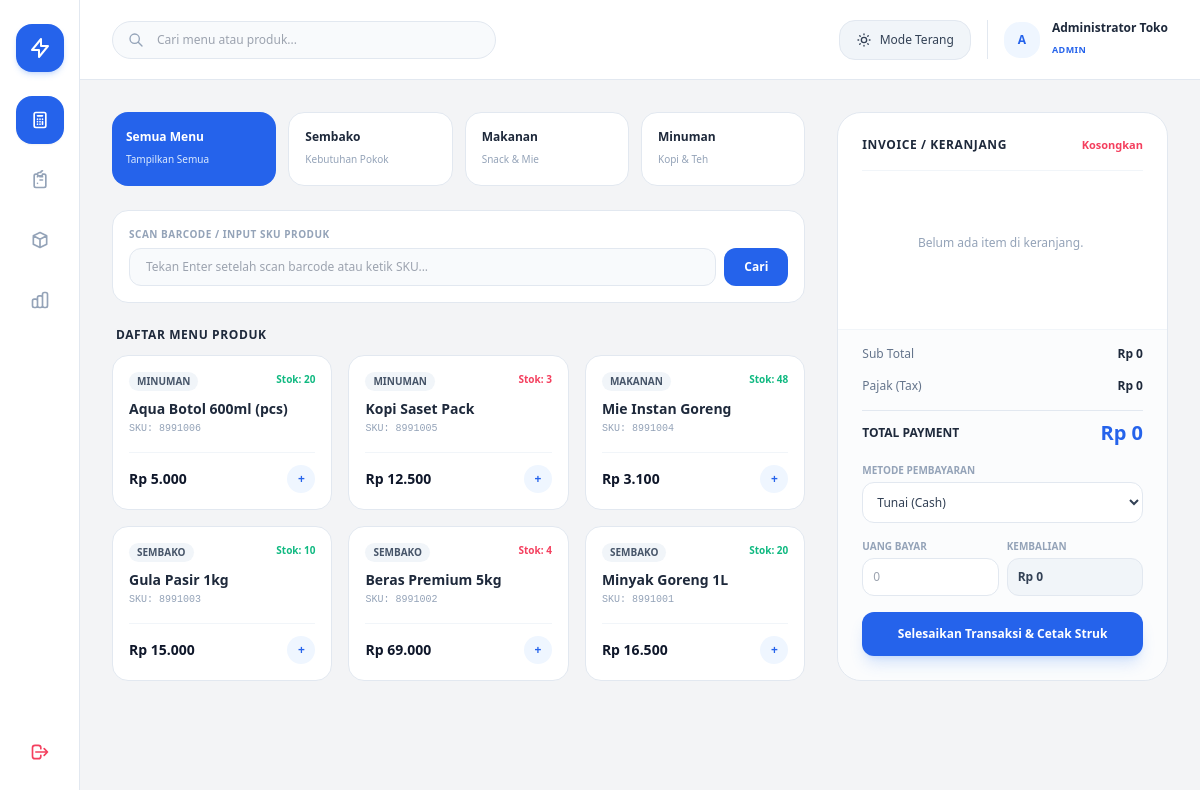
/index.php (signed in), run on the app's committed database.
### tables this page shows
CREATE TABLE `produk` (
  `id` int NOT NULL,
  `nama_produk` varchar(150) NOT NULL,
  `kategori` varchar(50) NOT NULL DEFAULT 'Umum',
  `harga_beli` decimal(12,2) NOT NULL DEFAULT '0.00',
  `harga_jual` decimal(12,2) NOT NULL DEFAULT '0.00',
  `stok` int NOT NULL DEFAULT '0',
  `barcode_sku` varchar(50) NOT NULL,
  `created_at` timestamp NULL DEFAULT CURRENT_TIMESTAMP
);

### koneksi.php (called while the page is built, shortened)
<?php
function rupiah($angka) {
    return "Rp " . number_format($angka, 0, ',', '.');
}
?>

### index.php (the view, shortened to what this page needs)
<?php
require_once 'koneksi.php';
$currentUser = $_SESSION['user'];
$isAdmin = ($currentUser['role'] === 'Admin');
$daftar_produk = $pdo->query("SELECT * FROM produk ORDER BY id DESC")->fetchAll();
?>
<!DOCTYPE html>
<html lang="id">
<head>
    <script src="https://cdn.tailwindcss.com"></script>
</head>
<body class="bg-gray-100 dark:bg-zinc-950 text-slate-700 dark:text-zinc-200 font-sans min-h-screen flex selection:bg-blue-500 selection:text-white">
    <aside class="w-20 bg-white dark:bg-zinc-900 border-r border-slate-200 dark:border-zinc-800 flex flex-col items-center py-6 justify-between shrink-0 no-print shadow-xs">
        <div class="space-y-6 flex flex-col items-center">
            <div class="w-12 h-12 bg-blue-600 rounded-2xl flex items-center justify-center text-white shadow-md shadow-blue-500/20">
                <svg class="w-6 h-6" fill="none" stroke="currentColor" stroke-width="2" viewBox="0 0 24 24"><path stroke-linecap="round" stroke-linejoin="round" d="M13 10V3L4 14h7v7l9-11h-7z"/></svg>
            </div>
            <nav class="space-y-3 flex flex-col items-center">
                <button onclick="switchTab('pos')" id="sidebar-pos" title="Kasir Penjualan" class="w-12 h-12 rounded-2xl flex items-center justify-center transition bg-blue-600 text-white shadow-sm">
                    <svg class="w-5 h-5" fill="none" stroke="currentColor" stroke-width="2" viewBox="0 0 24 24"><path stroke-linecap="round" stroke-linejoin="round" d="M9 7h6m0 10v-3m-3 3h.01M9 17h.01M9 14h.01M12 14h.01M15 11h.01M12 11h.01M9 11h.01M7 21h10a2 2 0 002-2V5a2 2 0 00-2-2H7a2 2 0 00-2 2v14a2 2 0 002 2z"/></svg>
                </button>
                <button onclick="switchTab('history')" id="sidebar-history" title="Riwayat Transaksi" class="w-12 h-12 rounded-2xl flex items-center justify-center text-slate-400 dark:text-zinc-400 hover:bg-slate-100 dark:hover:bg-zinc-800 transition">
                    <svg class="w-5 h-5" fill="none" stroke="currentColor" stroke-width="2" viewBox="0 0 24 24"><path stroke-linecap="round" stroke-linejoin="round" d="M9 5H7a2 2 0 00-2 2v12a2 2 0 002 2h10a2 2 0 002-2V7a2 2 0 00-2-2h-2M9 5a2 2 0 002 2h2a2 2 0 002-2M9 5a2 2 0 012-2h2a2 2 0 012-2m-3 7h3m-3 4h3m-6-4h.01M9 16h.01"/></svg>
                </button>
                <?php if ($isAdmin): ?>
                    <button onclick="switchTab('inventory')" id="sidebar-inventory" title="Kelola Stok" class="w-12 h-12 rounded-2xl flex items-center justify-center text-slate-400 dark:text-zinc-400 hover:bg-slate-100 dark:hover:bg-zinc-800 transition">
                        <svg class="w-5 h-5" fill="none" stroke="currentColor" stroke-width="2" viewBox="0 0 24 24"><path stroke-linecap="round" stroke-linejoin="round" d="M20 7l-8-4-8 4m16 0l-8 4m8-4v10l-8 4m0-10L4 7m8 4v10M4 7v10l8 4"/></svg>
                    </button>
                    <button onclick="switchTab('reports')" id="sidebar-reports" title="Laporan Keuangan" class="w-12 h-12 rounded-2xl flex items-center justify-center text-slate-400 dark:text-zinc-400 hover:bg-slate-100 dark:hover:bg-zinc-800 transition">
                    </button>
                <?php endif; ?>
            </nav>
        </div>
        <div>
            <a href="logout.php" title="Keluar Sistem" class="w-12 h-12 rounded-2xl flex items-center justify-center text-rose-500 hover:bg-rose-50 dark:hover:bg-rose-950/30 transition">
                <svg class="w-5 h-5" fill="none" stroke="currentColor" stroke-width="2" viewBox="0 0 24 24"><path stroke-linecap="round" stroke-linejoin="round" d="M17 16l4-4m0 0l-4-4m4 4H7m6 4v1a3 3 0 01-3 3H6a3 3 0 01-3-3V7a3 3 0 013-3h4a3 3 0 013 3v1"/></svg>
            </a>
        </div>
    </aside>
    <div class="flex-1 flex flex-col min-w-0 no-print">
        <header class="h-20 bg-white dark:bg-zinc-900 border-b border-slate-200 dark:border-zinc-800 px-8 flex justify-between items-center shadow-xs">
            <div class="relative w-96 hidden md:block">
                <span class="absolute inset-y-0 left-0 flex items-center pl-4 text-slate-400 dark:text-zinc-500">
                    <svg class="w-4 h-4" fill="none" stroke="currentColor" stroke-width="2" viewBox="0 0 24 24"><path stroke-linecap="round" stroke-linejoin="round" d="M21 21l-6-6m2-5a7 7 0 11-14 0 7 7 0 0114 0z"/></svg>
                </span>
                <input type="text" id="global-search" placeholder="Cari menu atau produk..." class="w-full pl-11 pr-4 py-2.5 bg-slate-50 dark:bg-zinc-800/60 border border-slate-200 dark:border-zinc-700 rounded-full text-xs font-medium focus:outline-none focus:ring-2 focus:ring-blue-500 dark:text-zinc-100">
            </div>
            <div class="flex items-center gap-4">
                <button onclick="toggleDarkMode()" id="theme-toggle-btn" class="px-4 h-10 rounded-2xl bg-slate-100 dark:bg-zinc-800 border border-slate-200 dark:border-zinc-700 flex items-center gap-2 text-xs font-medium transition hover:scale-105">
                    <span id="theme-text">Mode Terang</span>
                </button>
                <div class="flex items-center gap-3 pl-4 border-l border-slate-200 dark:border-zinc-800">
                    <div class="w-9 h-9 rounded-2xl bg-blue-50 dark:bg-blue-950/40 text-blue-600 dark:text-blue-400 font-bold flex items-center justify-center text-xs shadow-xs">
                        <?= strtoupper(substr($currentUser['nama_lengkap'], 0, 1)) ?>
                    </div>
                    <div class="text-left hidden sm:block">
                        <div class="text-xs font-bold text-slate-800 dark:text-zinc-100 leading-tight"><?= htmlspecialchars($currentUser['nama_lengkap']) ?></div>
                        <span class="text-[9px] font-bold text-blue-600 dark:text-blue-400 uppercase tracking-wider"><?= $currentUser['role'] ?></span>
                    </div>
                </div>
            </div>
        </header>
        <main class="flex-1 p-8 overflow-y-auto">
            <div id="tab-pos" class="tab-content grid grid-cols-1 lg:grid-cols-3 gap-8">
                <div class="lg:col-span-2 space-y-6">
                    <div class="grid grid-cols-2 sm:grid-cols-4 gap-3">
                        <div onclick="filterCategory('All')" class="p-3.5 bg-blue-600 text-white rounded-2xl shadow-xs cursor-pointer flex items-center gap-3 transition">
                            <div>
                                <div class="text-xs font-bold">Semua Menu</div>
                                <span class="text-[10px] text-blue-100">Tampilkan Semua</span>
                            </div>
                        </div>
                        <div onclick="filterCategory('Sembako')" class="p-4 bg-white dark:bg-zinc-900 border border-slate-200 dark:border-zinc-800 rounded-2xl shadow-xs cursor-pointer flex items-center gap-3 hover:border-blue-500 transition">
                            <div>
                                <div class="text-xs font-bold text-slate-800 dark:text-zinc-200">Sembako</div>
                                <span class="text-[10px] text-slate-400">Kebutuhan Pokok</span>
                            </div>
                        </div>
                        <div onclick="filterCategory('Makanan')" class="p-4 bg-white dark:bg-zinc-900 border border-slate-200 dark:border-zinc-800 rounded-2xl shadow-xs cursor-pointer flex items-center gap-3 hover:border-blue-500 transition">
                            <div>
                                <div class="text-xs font-bold text-slate-800 dark:text-zinc-200">Makanan</div>
                                <span class="text-[10px] text-slate-400">Snack & Mie</span>
                            </div>
                        </div>
                        <div onclick="filterCategory('Minuman')" class="p-4 bg-white dark:bg-zinc-900 border border-slate-200 dark:border-zinc-800 rounded-2xl shadow-xs cursor-pointer flex items-center gap-3 hover:border-blue-500 transition">
                            <div>
                                <div class="text-xs font-bold text-slate-800 dark:text-zinc-200">Minuman</div>
                                <span class="text-[10px] text-slate-400">Kopi & Teh</span>
                            </div>
                        </div>
                    </div>
                    <div class="bg-white dark:bg-zinc-900 p-4 rounded-2xl shadow-xs border border-slate-200 dark:border-zinc-800 space-y-1.5">
                        <label class="block text-[10px] font-bold text-slate-400 uppercase tracking-wider">Scan Barcode / Input SKU Produk</label>
                        <div class="flex gap-2">
                            <input type="text" id="barcode-input" autofocus placeholder="Tekan Enter setelah scan barcode atau ketik SKU..." class="w-full px-4 py-2.5 bg-slate-50 dark:bg-zinc-800 border border-slate-200 dark:border-zinc-700 rounded-xl text-xs font-medium focus:outline-none focus:ring-2 focus:ring-blue-500 dark:text-zinc-100">
                            <button onclick="scanBarcode()" class="px-5 py-2.5 bg-blue-600 text-white font-bold rounded-xl hover:bg-blue-700 transition text-xs shadow-xs">Cari</button>
                        </div>
                    </div>
                    <div class="space-y-3">
                        <h3 class="font-bold text-slate-800 dark:text-zinc-200 text-xs uppercase tracking-wider px-1">Daftar Menu Produk</h3>
                        <div class="grid grid-cols-1 sm:grid-cols-2 md:grid-cols-3 gap-4">
                            <?php foreach ($daftar_produk as $prod): ?>
                                <div onclick="addToCart(<?= htmlspecialchars(json_encode($prod)) ?>)" data-category="<?= htmlspecialchars($prod['kategori']) ?>" class="product-card bg-white dark:bg-zinc-900 p-4 rounded-2xl shadow-xs border border-slate-200 dark:border-zinc-800 hover:border-blue-500 cursor-pointer transition flex flex-col justify-between group">
                                    <div>
                                        <div class="flex justify-between items-start mb-2">
                                            <span class="text-[10px] font-bold px-2 py-0.5 rounded-full bg-slate-100 dark:bg-zinc-800 text-slate-600 dark:text-zinc-400 uppercase"><?= htmlspecialchars($prod['kategori']) ?></span>
                                            <span class="text-[10px] font-bold <?= $prod['stok'] < 5 ? 'text-rose-500' : 'text-emerald-500' ?>">Stok: <?= $prod['stok'] ?></span>
                                        </div>
                                        <h4 class="font-bold text-slate-800 dark:text-zinc-100 text-sm group-hover:text-blue-600 transition"><?= htmlspecialchars($prod['nama_produk']) ?></h4>
                                        <p class="text-[10px] text-slate-400 font-mono mt-0.5">SKU: <?= htmlspecialchars($prod['barcode_sku']) ?></p>
                                    </div>
                                    <div class="mt-4 flex justify-between items-center pt-3 border-t border-slate-100 dark:border-zinc-800">
                                        <span class="font-black text-sm text-slate-900 dark:text-white"><?= rupiah($prod['harga_jual']) ?></span>
                                        <div class="w-7 h-7 rounded-full bg-blue-50 dark:bg-blue-950 text-blue-600 dark:text-blue-400 flex items-center justify-center font-bold text-xs group-hover:bg-blue-600 group-hover:text-white transition">
                                            +
                                        </div>
                                    </div>
                                </div>
                            <?php endforeach; ?>
                        </div>
                    </div>
                </div>
                <div class="bg-white dark:bg-zinc-900 p-6 rounded-3xl shadow-xs border border-slate-200 dark:border-zinc-800 flex flex-col justify-between h-full">
                    <div>
                        <div class="flex justify-between items-center pb-4 border-b border-slate-100 dark:border-zinc-800">
                            <h2 class="text-xs font-bold text-slate-800 dark:text-zinc-100 uppercase tracking-wider">Invoice / Keranjang</h2>
                            <button onclick="clearCart()" class="text-[11px] font-bold text-rose-500 hover:text-rose-700">Kosongkan</button>
                        </div>
                        <div id="cart-list" class="divide-y divide-slate-100 dark:divide-zinc-800 max-h-[300px] overflow-y-auto my-4 pr-1">
                            <p class="text-slate-400 dark:text-zinc-500 text-xs text-center py-12">Belum ada item di keranjang.</p>
                        </div>
                    </div>
                    <div class="pt-4 border-t border-slate-100 dark:border-zinc-800 space-y-4 bg-slate-50/50 dark:bg-zinc-800/30 -mx-6 -mb-6 p-6 rounded-b-3xl">
                        <div class="flex justify-between items-center text-xs">
                            <span class="text-slate-500 dark:text-zinc-400 font-medium">Sub Total</span>
                            <span id="sub-total" class="font-bold text-slate-800 dark:text-zinc-200">Rp 0</span>
                        </div>
                        <div class="flex justify-between items-center text-xs">
                            <span class="text-slate-500 dark:text-zinc-400 font-medium">Pajak (Tax)</span>
                            <span class="font-bold text-slate-800 dark:text-zinc-200">Rp 0</span>
                        </div>
                        <div class="flex justify-between items-center pt-2 border-t border-slate-200 dark:border-zinc-700">
                            <span class="text-slate-800 dark:text-zinc-100 font-bold text-xs uppercase">Total Payment</span>
                            <span id="grand-total" class="text-xl font-black text-blue-600 dark:text-blue-400">Rp 0</span>
                        </div>
                        <div>
                            <label class="block text-[10px] font-bold text-slate-400 uppercase mb-1">Metode Pembayaran</label>
                            <select id="metode-bayar" onchange="toggleMetode()" class="w-full p-2.5 bg-white dark:bg-zinc-800 border border-slate-200 dark:border-zinc-700 rounded-xl text-xs font-medium focus:ring-2 focus:ring-blue-500 dark:text-zinc-100">
                                <option value="Tunai">Tunai (Cash)</option>
                            </select>
                        </div>
                        <div id="box-tunai" class="flex gap-2">
                            <div class="w-1/2">
                                <label class="block text-[10px] font-bold text-slate-400 uppercase mb-1">Uang Bayar</label>
                                <input type="number" id="uang-bayar" oninput="calculateChange()" placeholder="0" class="w-full p-2.5 bg-white dark:bg-zinc-800 border border-slate-200 dark:border-zinc-700 rounded-xl text-xs font-medium focus:outline-none dark:text-zinc-100">
                            </div>
                            <div class="w-1/2">
                                <label class="block text-[10px] font-bold text-slate-400 uppercase mb-1">Kembalian</label>
                                <input type="text" id="uang-kembali" readonly value="Rp 0" class="w-full p-2.5 bg-slate-100 dark:bg-zinc-700 border border-slate-200 dark:border-zinc-600 rounded-xl text-xs font-bold text-slate-700 dark:text-zinc-200">
                            </div>
                        </div>
                        <button onclick="processCheckout()" class="w-full py-3.5 bg-blue-600 hover:bg-blue-700 text-white font-bold rounded-xl shadow-lg shadow-blue-500/20 transition text-xs">
                            Selesaikan Transaksi & Cetak Struk
                        </button>
                    </div>
                </div>
            </div>
        </main>
    </div>
</body>
</html>

### data on the page
produk: kategori "MINUMAN", stok "20", nama_produk "Aqua Botol 600ml (pcs)", barcode_sku "8991006", harga_jual "Rp 5.000"
produk: kategori "MINUMAN", stok "3", nama_produk "Kopi Saset Pack", barcode_sku "8991005", harga_jual "Rp 12.500"
produk: kategori "MAKANAN", stok "48", nama_produk "Mie Instan Goreng", barcode_sku "8991004", harga_jual "Rp 3.100"
produk: kategori "SEMBAKO", stok "10", nama_produk "Gula Pasir 1kg", barcode_sku "8991003", harga_jual "Rp 15.000"
produk: kategori "SEMBAKO", stok "4", nama_produk "Beras Premium 5kg", barcode_sku "8991002", harga_jual "Rp 69.000"
produk: kategori "SEMBAKO", stok "20", nama_produk "Minyak Goreng 1L", barcode_sku "8991001", harga_jual "Rp 16.500"

### other printed values
substr($currentUser['nama_lengkap'], 0, 1) "A"
$currentUser['nama_lengkap'] "Administrator Toko"
$currentUser['role'] "ADMIN"
